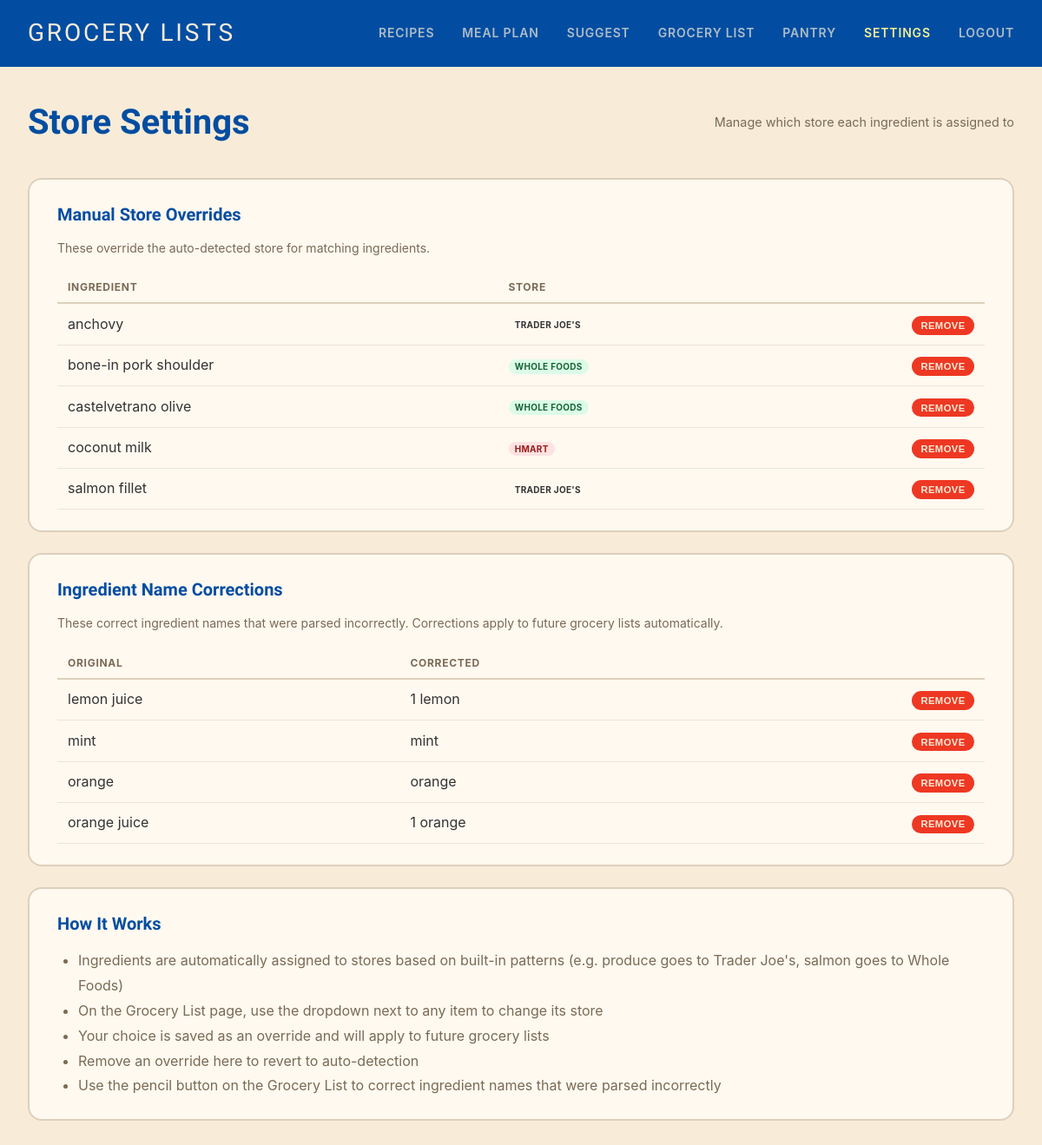
The page /settings/stores (signed in) on the database its author committed.
### tables this page shows
CREATE TABLE ingredient_store_overrides (
            id INTEGER PRIMARY KEY AUTOINCREMENT,
            ingredient_pattern TEXT NOT NULL UNIQUE,
            store TEXT NOT NULL
        );

CREATE TABLE ingredient_name_overrides (
            id INTEGER PRIMARY KEY AUTOINCREMENT,
            original_name TEXT NOT NULL UNIQUE,
            corrected_name TEXT NOT NULL,
            corrected_qty REAL,
            corrected_unit TEXT
        );

### app.py (the view)
@app.route('/settings/stores')
@login_required
def store_settings():
    overrides = get_store_overrides()
    name_overrides = get_name_overrides()
    return render_template('store_settings.html', overrides=overrides,
                         name_overrides=name_overrides)

### app.py (called while the page is built)
def login_required(f):
    @wraps(f)
    def decorated(*args, **kwargs):
        if not session.get('authenticated'):
            return redirect(url_for('login', next=request.url))
        return f(*args, **kwargs)
    return decorated

### database.py (called while the page is built)
def get_db():
    conn = sqlite3.connect(DATABASE_PATH)
    conn.row_factory = sqlite3.Row
    return conn

def get_store_overrides():
    conn = get_db()
    cursor = conn.cursor()
    cursor.execute("SELECT * FROM ingredient_store_overrides ORDER BY ingredient_pattern")
    rows = cursor.fetchall()
    conn.close()
    return [dict(row) for row in rows]

def get_name_overrides():
    conn = get_db()
    cursor = conn.cursor()
    cursor.execute("SELECT * FROM ingredient_name_overrides ORDER BY original_name")
    rows = cursor.fetchall()
    conn.close()
    return [dict(row) for row in rows]

### templates/store_settings.html (shortened to what this page needs)
{% extends "base.html" %}
{% block content %}
<div class="page-header">
    <h1>Store Settings</h1>
    <p class="subtitle">Manage which store each ingredient is assigned to</p>
</div>
{% if overrides %}
<div class="settings-card">
    <h2>Manual Store Overrides</h2>
    <p class="section-note">These override the auto-detected store for matching ingredients.</p>
    <table class="settings-table">
        <thead>
            <tr>
                <th>Ingredient</th>
                <th>Store</th>
                <th></th>
            </tr>
        </thead>
        <tbody>
            {% for override in overrides %}
            <tr>
                <td>{{ override.ingredient_pattern }}</td>
                <td>
                    <span class="store-badge {{ override.store|lower|replace(' ', '-')|replace("'", '') }}">{{ override.store }}</span>
                </td>
                <td>
                    <form method="POST" action="{{ url_for('delete_store_override_route', override_id=override.id) }}">
                        <button type="submit" class="btn btn-danger btn-small">Remove</button>
                    </form>
                </td>
            </tr>
            {% endfor %}
        </tbody>
    </table>
</div>
{% else %}
<div class="settings-card">
    <h2>Manual Store Overrides</h2>
    <p class="section-note">No manual overrides yet. You can set them from the <a href="{{ url_for('grocery_list') }}">Grocery List</a> page using the store dropdown next to each item.</p>
</div>
{% endif %}
{% if name_overrides %}
<div class="settings-card">
    <h2>Ingredient Name Corrections</h2>
    <p class="section-note">These correct ingredient names that were parsed incorrectly. Corrections apply to future grocery lists automatically.</p>
    <table class="settings-table">
        <thead>
            <tr>
                <th>Original</th>
                <th>Corrected</th>
                <th></th>
            </tr>
        </thead>
        <tbody>
            {% for override in name_overrides %}
            <tr>
                <td>{{ override.original_name }}</td>
                <td>
                    {% if override.corrected_qty %}{{ override.corrected_qty|int if override.corrected_qty == override.corrected_qty|int else override.corrected_qty }}{% if override.corrected_unit %} {{ override.corrected_unit }}{% endif %} {% endif %}{{ override.corrected_name }}
                </td>
                <td>
                    <form method="POST" action="{{ url_for('delete_name_override_route', override_id=override.id) }}">
                        <button type="submit" class="btn btn-danger btn-small">Remove</button>
                    </form>
                </td>
            </tr>
            {% endfor %}
        </tbody>
    </table>
</div>
{% else %}
<div class="settings-card">
    <h2>Ingredient Name Corrections</h2>
    <p class="section-note">No name corrections yet. You can set them from the <a href="{{ url_for('grocery_list') }}">Grocery List</a> page using the edit button next to each item.</p>
</div>
{% endif %}
<div class="settings-card">
    <h2>How It Works</h2>
    <ul class="settings-help-list">
        <li>Ingredients are automatically assigned to stores based on built-in patterns (e.g. produce goes to Trader Joe's, salmon goes to Whole Foods)</li>
        <li>On the Grocery List page, use the dropdown next to any item to change its store</li>
        <li>Your choice is saved as an override and will apply to future grocery lists</li>
        <li>Remove an override here to revert to auto-detection</li>
        <li>Use the pencil button on the Grocery List to correct ingredient names that were parsed incorrectly</li>
    </ul>
</div>
{% endblock %}

### static/style.css (style rules this page uses)
* { box-sizing: border-box; margin: 0; padding: 0; }
body { font-family: -apple-system, BlinkMacSystemFont, 'Segoe UI', Roboto, Oxygen, Ubuntu, sans-serif; line-height: 1.6; color: #333; background: #F8ECD8; }
h1, h2, h3 { color: #024DA1; font-family: 'Baumans', -apple-system, BlinkMacSystemFont, sans-serif; }
.btn { display: inline-block; padding: 0.6rem 1.25rem; border-radius: 30px; border: none; cursor: pointer; font-size: 0.8rem; font-weight: 700; text-transform: uppercase; letter-spacing: 0.04em; transition: all 0.25s; text-align: center; }
.btn-danger { background: #EE3823; color: #F8ECD8; }
.btn-small { padding: 0.3rem 0.65rem; font-size: 0.7rem; }
.page-header { display: flex; justify-content: space-between; align-items: center; margin-bottom: 2rem; flex-wrap: wrap; gap: 1rem; }
.page-header h1 { font-size: 2.5rem; }
.subtitle { color: #7a6a55; font-size: 0.9rem; }
.store-badge { font-size: 0.625rem; padding: 0.15rem 0.45rem; border-radius: 30px; text-transform: uppercase; font-weight: 700; letter-spacing: 0.03em; }
.store-badge.whole-foods { background: #dcfce7; color: #166534; }
.store-badge.hmart { background: #fee2e2; color: #991b1b; }
.section-note { font-size: 0.875rem; color: #7a6a55; margin-bottom: 1rem; }
.settings-card { background: #FFF9F0; padding: 1.5rem 2rem; border-radius: 16px; border: 2px solid #DDD0BC; margin-bottom: 1.5rem; }
.settings-card h2 { font-size: 1.25rem; margin-bottom: 0.75rem; }
.settings-table { width: 100%; border-collapse: collapse; margin-top: 1rem; }
.settings-table th { text-align: left; font-size: 0.75rem; text-transform: uppercase; letter-spacing: 0.06em; color: #7a6a55; padding: 0.5rem 0.75rem; border-bottom: 2px solid #DDD0BC; }
.settings-table td { padding: 0.65rem 0.75rem; border-bottom: 1px solid #EDE4D4; vertical-align: middle; }
.settings-table td:last-child { text-align: right; }
.settings-help-list { padding-left: 1.5rem; color: #7a6a55; line-height: 1.8; }

### rows shown on the page
ingredient_store_overrides: ingredient_pattern "anchovy", store "TRADER JOE'S"
ingredient_store_overrides: ingredient_pattern "bone-in pork shoulder", store "WHOLE FOODS"
ingredient_store_overrides: ingredient_pattern "castelvetrano olive", store "WHOLE FOODS"
ingredient_store_overrides: ingredient_pattern "coconut milk", store "HMART"
ingredient_store_overrides: ingredient_pattern "salmon fillet", store "TRADER JOE'S"
ingredient_name_overrides: original_name "lemon juice", corrected_qty "1", corrected_name "lemon"
ingredient_name_overrides: original_name "mint", corrected_name "mint"
ingredient_name_overrides: original_name "orange", corrected_name "orange"
ingredient_name_overrides: original_name "orange juice", corrected_qty "1", corrected_name "orange"
